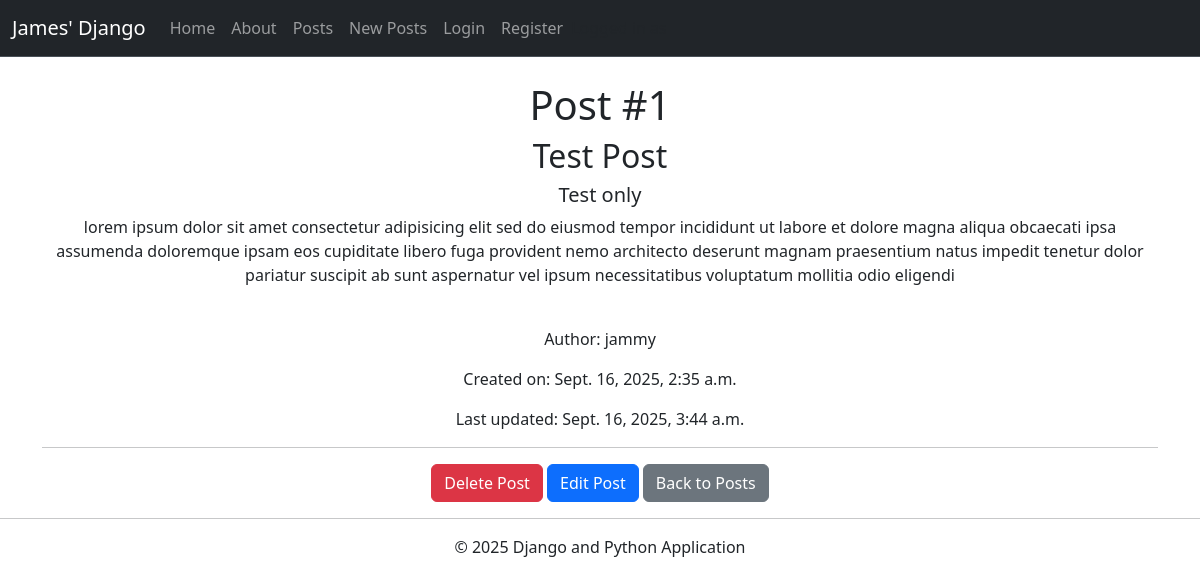
Page /posts/1/ on the earlier database version.
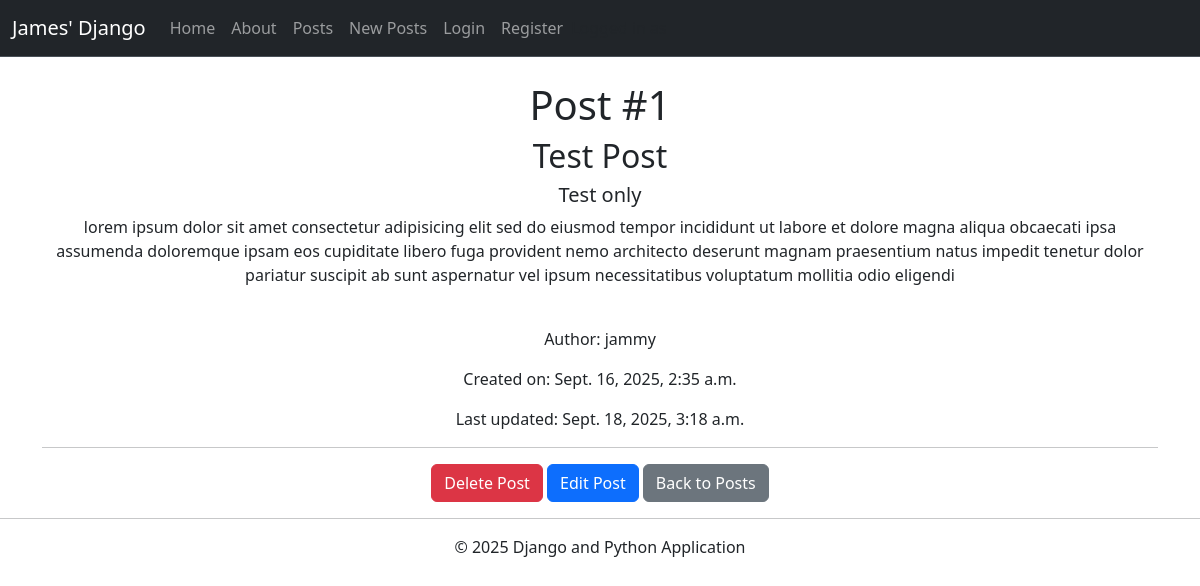
Same page on the later database version.
### posts/models.py (models this page shows, shortened)
class Post(models.Model):
    title = models.CharField(max_length=128)
    subtitle = models.TextField(max_length=256)
    body = models.TextField()
    author = models.ForeignKey(get_user_model(), on_delete=models.CASCADE)
    created_on = models.DateTimeField(auto_now_add=True)
    updated_on = models.DateTimeField(auto_now=True)

### posts/views.py (the view)
# urls.py: path('<int:pk>/', PostDetailView.as_view(), name='post_detail'),
class PostDetailView(DetailView):
    model = Post
    template_name = 'posts/detail.html'
    context_object_name = 'single_post'

### templates/posts/detail.html
{% extends "base.html" %} {%load static %} {% block css %}
<link rel="stylesheet" href="{% static 'css/posts.css' %}" />
{% endblock css %} {% block title %} {{single_post.title}} {% endblock title%}
{% block content %}
<div class="single_post">
  <div>
    <h1>Post #{{single_post.id}}</h1>
    <h2>{{single_post.title}}</h2>
    <h5>{{single_post.subtitle}}</h5>
    <p>{{single_post.body}}</p>
    <br />
    <p>Author: {{single_post.author}}</p>
    <p>Created on: {{single_post.created_on}}</p>
    <p>Last updated: {{single_post.updated_on}}</p>
  </div>
  <hr />
</div>
<a class="btn btn-danger" href="{% url 'post_delete' single_post.id %}"
  >Delete Post</a
>
<a class="btn btn-primary" href="{% url 'post_edit' single_post.id %}"
  >Edit Post</a
>
<a class="btn btn-secondary" href="{% url 'posts' %}">Back to Posts</a>
{% endblock content %}

Differences in the rows shown:
changed Post "Test Post": updated_on "Sept. 16, 2025, 3:44 a.m." → "Sept. 18, 2025, 3:18 a.m."
